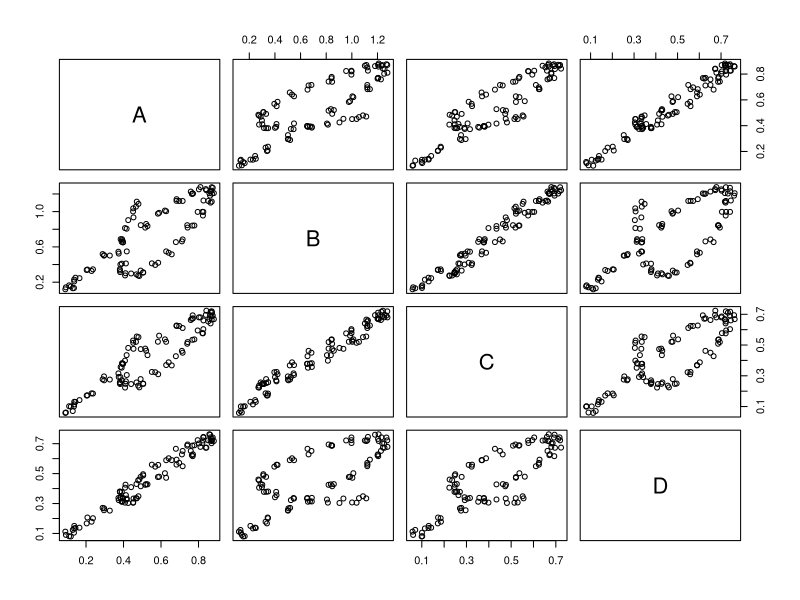
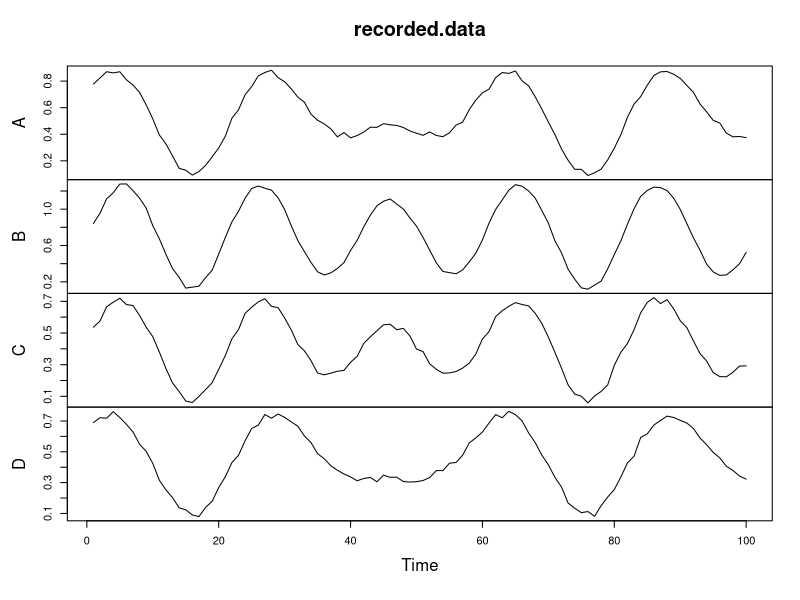

Recreate these plots in R, in order.
# pca
# 20150924THU

recorders <- data.frame("X"=c(0,0,1,1), "Y"=c(0,1,1,0), row.names = c("A", "B", "C", "D"))

locs <- data.frame("X"=c(.3, .5), "Y"=c(.8,.2))

intensities <- data.frame("sine"=sin(0:99*(pi/10))+1.2,
                          "cos"=.7*cos(0:99*(pi/15))+.9)

# lights combine linearly
dists <- matrix(nrow=dim(locs)[1], ncol=dim(recorders)[1],
                dimnames=list(NULL, row.names(recorders)))

for (i in 1:dim(dists)[2]) {
  dists[,i]=sqrt((locs$X-recorders$X[i])^2 +
                 (locs$Y-recorders$Y[i])^2)
}

set.seed(500)
# results
recorded.data <- data.frame(jitter(as.matrix(intensities)%*%
                                     as.matrix(exp(-2*dists)), amount=0))

plot(recorded.data)
round(cor(recorded.data),2)
plot.ts(recorded.data)
